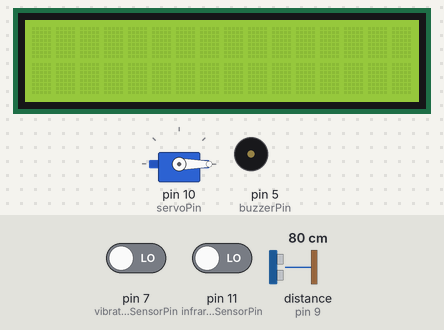
The sketch below on a simulated Arduino Uno, built with avr-gcc and run on an emulated ATmega328P. Parts: 16×2 character LCD, servo, buzzer (waves = sounding, pin HIGH). Wiring (inferred from the names in the program): ultrasonic range finder: trigger pin 8; echo pin 9. The inputs (shaded band) are chosen by the test bench; at power-on: distance to the obstacle (sensor on pin 9) 80 cm, pin 11 (infraredSensorPin) LOW, pin 7 (vibrationSensorPin) LOW. The echo pulse lasts 58.3 µs per cm; pins used as bus, display or sensor lines are not drawn; what the sketch prints to the serial monitor is not drawn.

Above: at 1.7 s.
1.8 s: distance to the obstacle (sensor on pin 9) set to 2 cm
At 2.6 s:
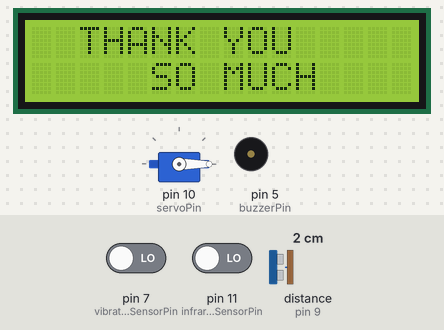
4.8 s: pin 11 (infraredSensorPin) driven HIGH
At 5.4 s:
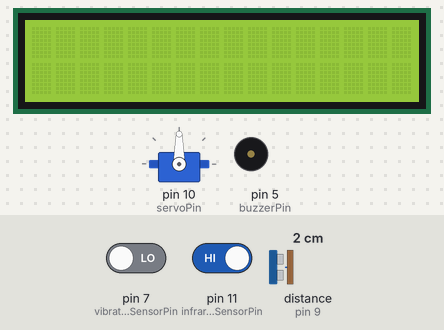
6.3 s: pin 7 (vibrationSensorPin) driven HIGH
At 9.1 s:
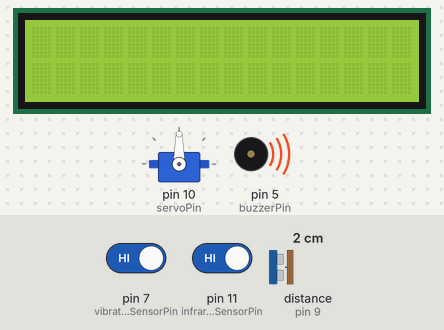
Timing chart, 0 to 14.9 s (numbered marks = the images above; inputs shaded):
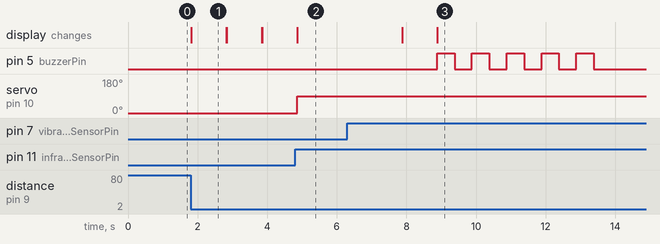

Measured:
- after the input at 1.8 s, the display: changes at once (image 1)
- after the input at 4.8 s, servo on pin 10 (servoPin): 0° → 90° after 0.06 s
- after the input at 6.3 s, pin 5 (buzzerPin): alternates HIGH for 0.50 s and LOW for 0.50 s, 10 changes in all, then stays LOW, starting after 2.6 s
- what the display in image 1 shows lasts 1.0 s, from 1.8 s to 2.8 s

The sketch:

Codes.ino
```cpp
#include <Wire.h>
#include <Servo.h>
#include <LiquidCrystal_I2C.h>
LiquidCrystal_I2C lcd(0x27, 16, 2); // Initialize LCD (16x2)

const int TRIG_Pin = 8; // Ultrasonic sensor trigger pin
const int ECHO_Pin = 9; // Ultrasonic sensor echo pin

const int vibrationSensorPin = 7; // Pin for vibration sensor
const int buzzerPin = 5; // Pin for buzzer
const int infraredSensorPin = 11; // Pin for infrared sensor
const int servoPin = 10; // Pin for servo motor

Servo servo; // Create a Servo object

void setup() {
  lcd.init(); // Initialize the LCD
  lcd.backlight(); // Turn on the backlight for the LCD

  pinMode(vibrationSensorPin, INPUT); // Vibration sensor as input
  pinMode(buzzerPin, OUTPUT); // Buzzer as output
  pinMode(infraredSensorPin, INPUT); // Infrared sensor as input
  pinMode(TRIG_Pin, OUTPUT); // Trigger pin as output
  pinMode(ECHO_Pin, INPUT); // Echo pin as input

  servo.attach(servoPin); // Attach servo motor
  servo.write(0); // Initialize servo motor to 0 degree
  lcd.clear(); // Clear the LCD

  Serial.begin(9600); // Initialize serial communication

  delay(500); // Short delay for initialization
}

void loop() {
  long duration, distance;

  // Ultrasonic Sensor Program
  digitalWrite(TRIG_Pin, LOW); // Ensure trigger is off
  delayMicroseconds(2);
  digitalWrite(TRIG_Pin, HIGH); // Trigger a 10 microsecond pulse
  delayMicroseconds(10);
  digitalWrite(TRIG_Pin, LOW); // Turn off trigger
  duration = pulseIn(ECHO_Pin, HIGH); // Measure echo duration
  distance = (duration / 2) / 29.1; // Convert duration to distance in cm

  // LCD Program: Display "Thank You" message if distance <= 5 cm
  if (distance <= 5) {
    lcd.setCursor(2, 0);
    lcd.print("THANK YOU");
    lcd.setCursor(5, 1);
    lcd.print("SO MUCH");
    delay(1000); // Display for 1 second
    lcd.clear();
  }

  // Vibration Sensor & Buzzer Program
  int vibrationValue = digitalRead(vibrationSensorPin); // Read vibration sensor
  unsigned long startTime = millis(); // Get start time

  if (vibrationValue == HIGH) { // If vibration is detected
    Serial.print(vibrationValue);
    while (millis() - startTime < 5000) { // Buzzer activates for 5 seconds
      digitalWrite(buzzerPin, HIGH);
      delay(500);
      digitalWrite(buzzerPin, LOW);
      delay(500);
    }
  } else if (vibrationValue == LOW) { // If no vibration
    digitalWrite(buzzerPin, LOW);
    Serial.print(vibrationValue);
  }

  // Servo Motor & Infrared Sensor Program
  int infraredValue = digitalRead(infraredSensorPin); // Read infrared sensor

  if (infraredValue == HIGH) { // If infrared sensor detects an object
    servo.write(90); // Rotate servo to 90 degrees
    delay(3000); // Hold for 3 seconds
  } else if (infraredValue == LOW) { // If no object is detected
    servo.write(0); // Rotate servo back to 0 degrees
  }
}
```
